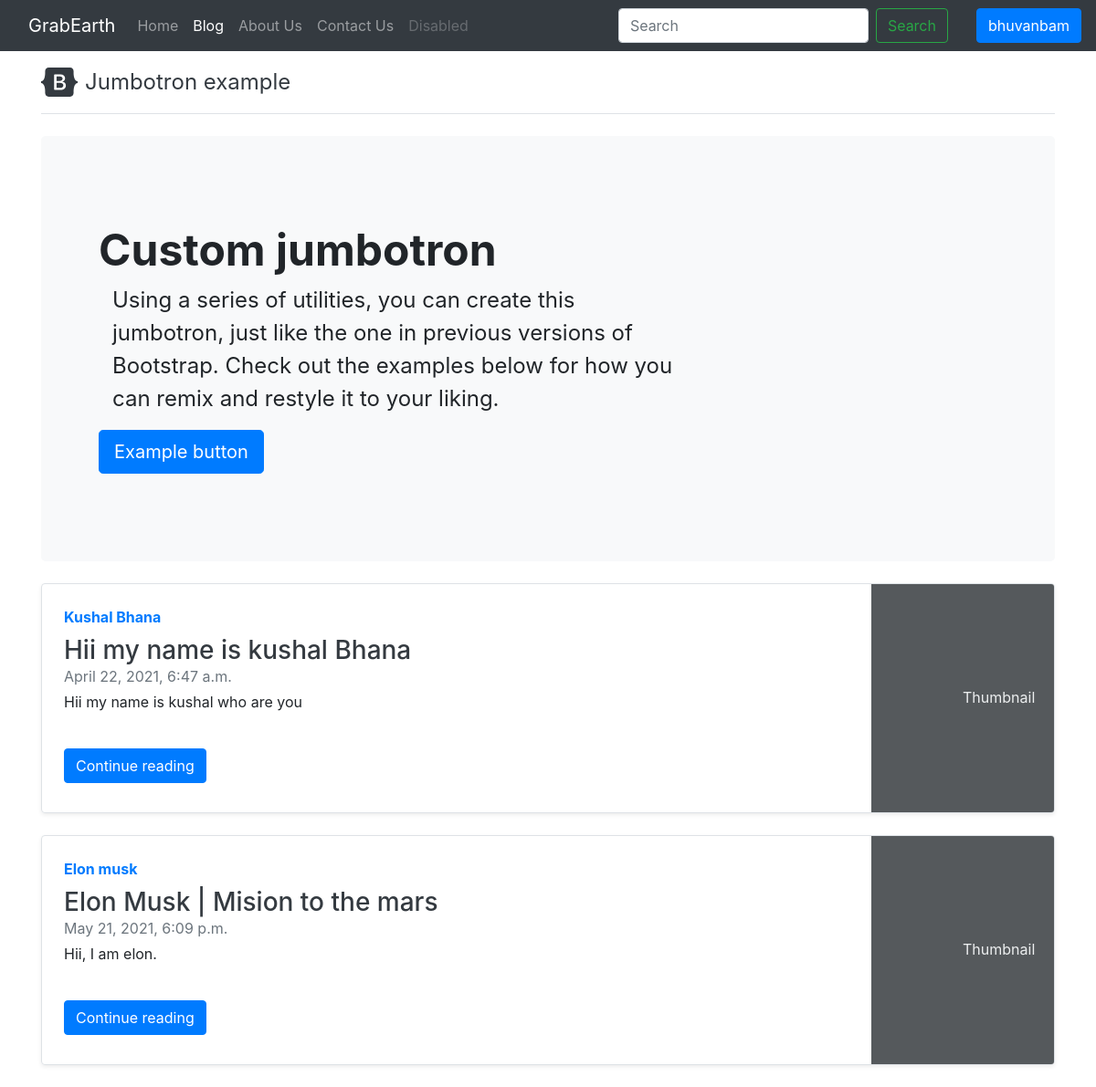
Screenshot of /blog/ (signed in) with the database file from the repository.
### blog/models.py (models this page shows, shortened)
class Post(models.Model):
    sno=models.AutoField(primary_key=True)
    title=models.CharField(max_length=255)
    author=models.CharField(max_length=14)
    slug=models.CharField(max_length=130)
    timeStamp=models.DateTimeField(blank=True)
    content=models.TextField()

### blog/views.py (the view)
# urls.py: path('', views.BlogHome, name="BlogHome"),
def BlogHome(request):
    allPosts= Post.objects.all()
    context={'allPosts': allPosts}
    return render(request, 'blog/bloghome.html', context)

### templates/blog/bloghome.html (shortened to what this page needs)
{% extends 'base.html' %}
{% block blogactive %}active{% endblock blogactive %}
{% block body %}
<div class='container'>
    <header class="pb-3 mb-4 border-bottom mt-3">
        <a href="/" class="d-flex align-items-center text-dark text-decoration-none">
            <span class="fs-4">Jumbotron example</span>
        </a>
    </header>
    <div class="p-5 mb-4 bg-light rounded-3">
        <div class="container-fluid py-5">
            <h1 class="display-5 fw-bold">Custom jumbotron</h1>
            <p class="col-md-8 fs-4">Using a series of utilities, you can create this jumbotron, just like the one in
                previous versions of Bootstrap. Check out the examples below for how you can remix and restyle it to
                your liking.</p>
            <button class="btn btn-primary btn-lg" type="button">Example button</button>
        </div>
    </div>
    {% for post in allPosts %}
    <div
        class="row no-gutters border rounded overflow-hidden flex-md-row mb-4 shadow-sm h-md-250 my-4 position-relative">
        <div class="col p-4 d-flex flex-column position-static">
            <strong class="d-inline-block mb-2 text-primary">{{post.author}}</strong>
            <h3 class="mb-0"> <a class='text-dark' href="/blog/{{post.slug}}">{{post.title}}</a></h3>
            <div class="mb-1 text-muted">{{post.timeStamp}}</div>
            <p class="card-text mb-auto">{{post.content | truncatechars:'500'}}</p>
            <div class="my-2">
                <a href="{{post.slug}}" role="button" class="btn btn-primary">Continue reading</a>
            </div>
        </div>
        <div class="col-auto d-none d-lg-block">
            <svg class="bd-placeholder-img" width="200" height="250" xmlns="http://www.w3.org/2000/svg"
                preserveAspectRatio="xMidYMid slice" focusable="false" role="img" aria-label="Placeholder: Thumbnail">
                <rect width="100%" height="100%" fill="#55595c"></rect><text x="50%" y="50%" fill="#eceeef"
                    dy=".3em">Thumbnail</text>
            </svg>
        </div>
    </div>
    {% endfor %}
</div>
{% endblock body %}

### templates/base.html (shortened to what this page needs)
<!doctype html>
<html lang="en">
<head>
  <link href="https://cdn.jsdelivr.net/npm/bootstrap@5.0.0-beta3/dist/css/bootstrap.min.css" rel="stylesheet"
>
    <link rel="stylesheet" href="https://maxcdn.bootstrapcdn.com/bootstrap/4.0.0/css/bootstrap.min.css"
>
    <link href="https://use.fontawesome.com/releases/v5.0.6/css/all.css" rel="stylesheet">
    <link href="//maxcdn.bootstrapcdn.com/bootstrap/4.0.0/css/bootstrap.min.css" rel="stylesheet" id="bootstrap-css">
  </head>
  <body>
     <link href="https://maxcdn.bootstrapcdn.com/font-awesome/4.3.0/css/font-awesome.min.css" rel="stylesheet">
  <nav class="navbar navbar-expand-lg navbar-dark bg-dark">
    <div class="container-fluid">
      <a class="navbar-brand" href="/">GrabEarth</a>
      <div class="collapse navbar-collapse" id="navbarSupportedContent">
        <ul class="navbar-nav me-auto mb-2 mb-lg-0">
          <li class="nav-item">
            <a class="nav-link {% block homeactive %} {% endblock homeactive %}" aria-current="page" href="/">Home</a>
          </li>
          <li class="nav-item">
            <a class="nav-link {% block blogactive %} {% endblock blogactive %}" href="/blog">Blog</a>
          </li>
          <li class="nav-item">
            <a class="nav-link {% block aboutactive %} {% endblock aboutactive %}" href="/about">About Us</a>
          </li>
          <li class="nav-item">
            <a class="nav-link {% block contactactive %} {% endblock contactactive %}" href="/contact">Contact Us</a>
          </li>
          <li class="nav-item">
            <a class="nav-link disabled" href="#" tabindex="-1" aria-disabled="true">Disabled</a>
          </li>
        </ul>
        <form class="d-flex mx-3" action='/search/' method='get'>
          <input class="form-control me-2" type="search" name='search' id='search' placeholder="Search"
            aria-label="Search">
          <button class="btn btn-outline-success" type="submit">Search</button>
        </form>
      </div>
    </div>
    {% if user.is_authenticated %}
    {%if user.first_name == 'advertizer' %}
    <a class="btn btn-primary" href="/client/" role="button">{{request.user}}</a>
    {%else%}
    <a class="btn btn-primary" href="/user/profile" role="button">{{request.user}}</a>
      {%endif%}
    {% endif %}
  </nav>
  {% block body %}{% endblock body %}
</body>
</html>

### templates/base.html (style rules this page uses)
a { text-decoration: none; }

### rows the page displays
Post: author "Kushal Bhana", title "Hii my name is kushal Bhana", timeStamp "April 22, 2021, 6:47 a.m.", content "Hii my name is kushal who are you"
Post: author "Elon musk", title "Elon Musk | Mision to the mars", timeStamp "May 21, 2021, 6:09 p.m.", content "Hii, I am elon."

### other values shown
{{ request.user }} "bhuvanbam"
